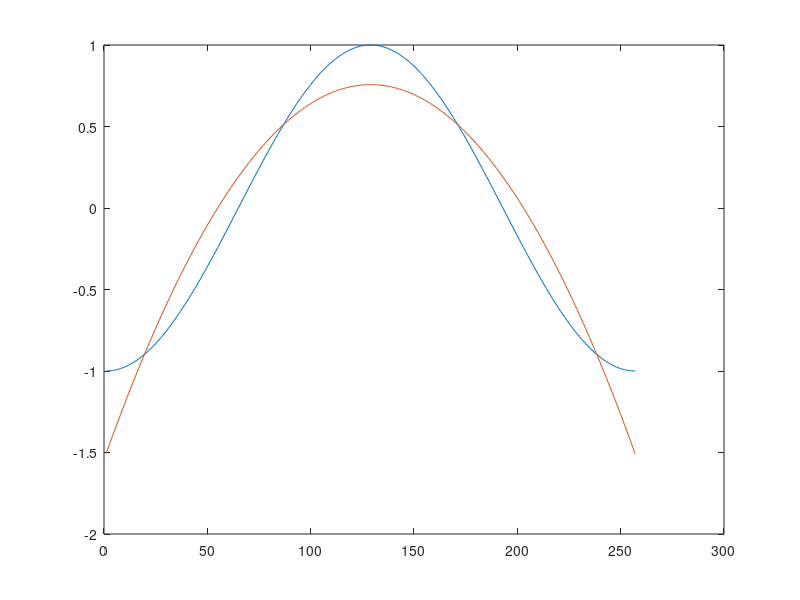
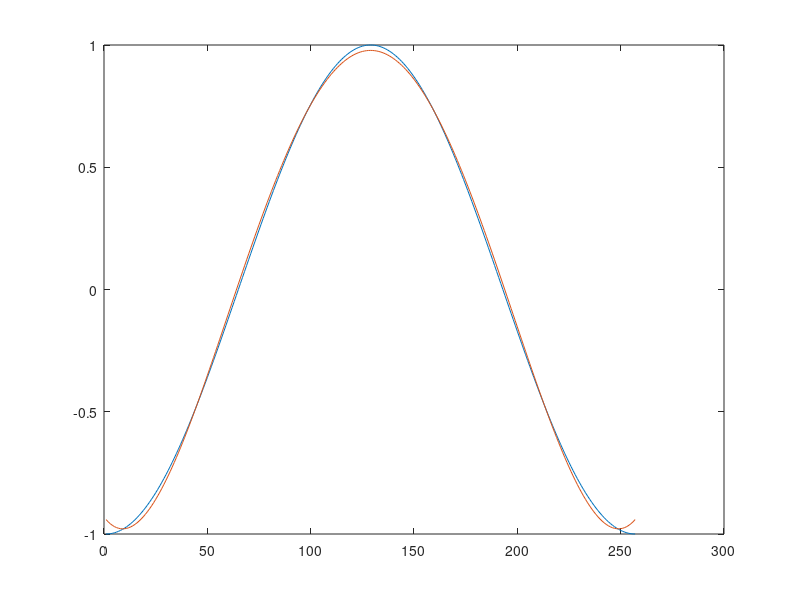
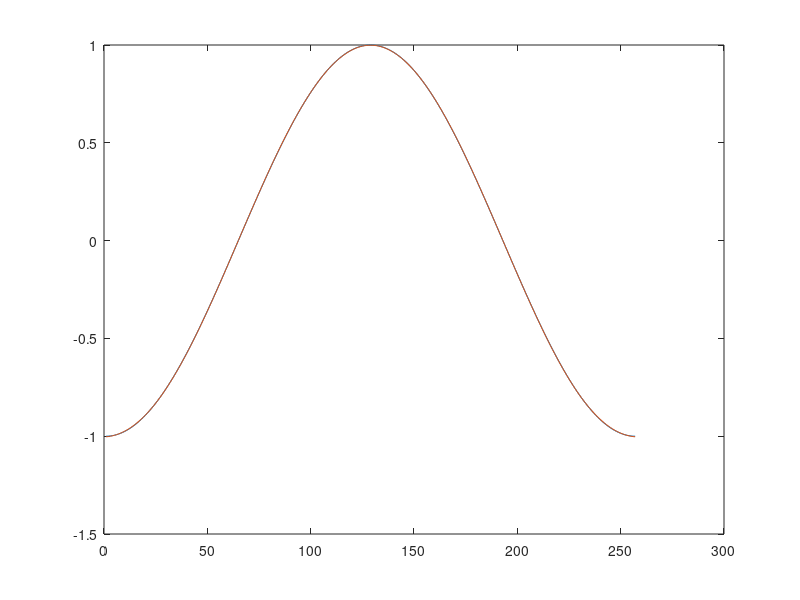

The MATLAB script that drew these images, in order:

x = (-128:128)'/128;
A = [x.^0 x.^1 x.^2 x.^3];
[Q,R] = qr(A,0);

scale = Q(257, :);
Q = Q*diag(1 ./scale);

P = Q*(Q'*Q)^(-1)*Q';
y = cos(pi*x);
py = P*y; 
figure()
plot(y)
hold on
plot(py)
hold off


%6 polynomials

x = (-128:128)'/128;
A = [x.^0 x.^1 x.^2 x.^3 x.^4 x.^5];
[Q,R] = qr(A,0);

scale = Q(257, :);
Q = Q*diag(1 ./scale);

P = Q*(Q'*Q)^(-1)*Q';
y = cos(pi*x);
py = P*y; 
figure()
plot(y)
hold on
plot(py)
hold off

%8 polynomials

x = (-128:128)'/128;
A = [x.^0 x.^1 x.^2 x.^3 x.^4 x.^5 x.^6 x.^7];
[Q,R] = qr(A,0);

scale = Q(257, :);
Q = Q*diag(1 ./scale);

P = Q*(Q'*Q)^(-1)*Q';
y = cos(pi*x);
py = P*y; 
figure()
plot(y)
hold on
plot(py)
hold off

